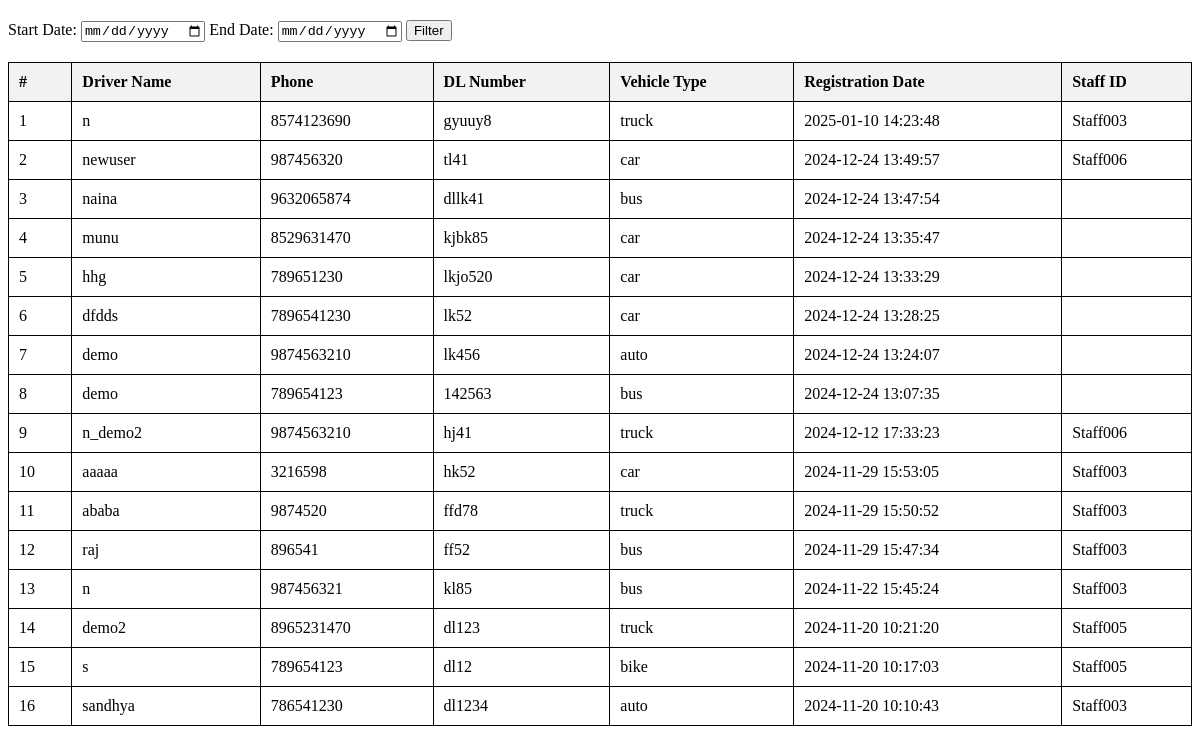
Screenshot of /admin/ind.php (signed in) with the database file from the repository.
### tables this page shows
CREATE TABLE `driver_info` (
  `id` int(11) NOT NULL,
  `driver_mode` varchar(50) NOT NULL,
  `driver_name` varchar(255) NOT NULL,
  `driver_photo` varchar(255) NOT NULL,
  `phone` varchar(15) NOT NULL,
  `dl_number` varchar(50) NOT NULL,
  `area_postal_code` varchar(10) NOT NULL,
  `address` text NOT NULL,
  `license_expiry` date NOT NULL,
  `vehicle_type` varchar(50) NOT NULL,
  `signature_file` varchar(255) DEFAULT NULL,
  `signature_data` text DEFAULT NULL,
  `registration_date` datetime DEFAULT current_timestamp(),
  `staff_id` varchar(50) NOT NULL
);

### admin/ind.php (the view, shortened to what this page needs)
<?php
include 'conn.php';
?>
<!DOCTYPE html>
<html lang="en">
<head>
</head>
<body>
    <div class="filter-container">
        <form method="GET" action="">
            <label for="start_date">Start Date:</label>
            <input type="date" name="start_date" id="start_date" required>
            <label for="end_date">End Date:</label>
            <input type="date" name="end_date" id="end_date" required>
            <button type="submit">Filter</button>
        </form>
    </div>
    <table>
        <thead>
            <tr>
                <th>#</th>
                <th>Driver Name</th>
                <th>Phone</th>
                <th>DL Number</th>
                <th>Vehicle Type</th>
                <th>Registration Date</th>
                <th>Staff ID</th>
            </tr>
        </thead>
        <tbody>
            <?php
            $start_date = isset($_GET['start_date']) ? $_GET['start_date'] : '2000-01-01';
            $end_date = isset($_GET['end_date']) ? $_GET['end_date'] : date('Y-m-d');
            $sql = "SELECT id, driver_name, phone, dl_number, vehicle_type, registration_date, staff_id
                    FROM driver_info
                    WHERE registration_date BETWEEN '$start_date' AND '$end_date'
                    ORDER BY registration_date DESC";
            $result = $conn->query($sql);
            if ($result && $result->num_rows > 0) {
                $serial_number = 1;
                while ($row = $result->fetch_assoc()) {
                    echo "<tr>";
                    echo "<td>" . $serial_number++ . "</td>";
                    echo "<td>" . htmlspecialchars($row['driver_name']) . "</td>";
                    echo "<td>" . htmlspecialchars($row['phone']) . "</td>";
                    echo "<td>" . htmlspecialchars($row['dl_number']) . "</td>";
                    echo "<td>" . htmlspecialchars($row['vehicle_type']) . "</td>";
                    echo "<td>" . htmlspecialchars($row['registration_date']) . "</td>";
                    echo "<td>" . htmlspecialchars($row['staff_id']) . "</td>";
                    echo "</tr>";
                }
            } else {
                echo "<tr><td colspan='7'>No records found for the selected date range.</td></tr>";
            }
            ?>
        </tbody>
    </table>
</body>
</html>

### admin/ind.php (style rules this page uses)
table { width: 100%; border-collapse: collapse; }
table, th, td { border: 1px solid black; }
th, td { padding: 10px; text-align: left; }
th { background-color: #f2f2f2; }
.filter-container { margin: 20px 0; }

### rows the page displays
driver_info: driver_name "n", phone "8574123690", dl_number "gyuuy8", vehicle_type "truck", registration_date "2025-01-10 14:23:48", staff "Staff003"
driver_info: driver_name "newuser", phone "987456320", dl_number "tl41", vehicle_type "car", registration_date "2024-12-24 13:49:57", staff "Staff006"
driver_info: driver_name "naina", phone "9632065874", dl_number "dllk41", vehicle_type "bus", registration_date "2024-12-24 13:47:54"
driver_info: driver_name "munu", phone "8529631470", dl_number "kjbk85", vehicle_type "car", registration_date "2024-12-24 13:35:47"
driver_info: driver_name "hhg", phone "789651230", dl_number "lkjo520", vehicle_type "car", registration_date "2024-12-24 13:33:29"
driver_info: driver_name "dfdds", phone "7896541230", dl_number "lk52", vehicle_type "car", registration_date "2024-12-24 13:28:25"
driver_info: driver_name "demo", phone "9874563210", dl_number "lk456", vehicle_type "auto", registration_date "2024-12-24 13:24:07"
driver_info: driver_name "demo", phone "789654123", dl_number "142563", vehicle_type "bus", registration_date "2024-12-24 13:07:35"
driver_info: driver_name "n_demo2", phone "9874563210", dl_number "hj41", vehicle_type "truck", registration_date "2024-12-12 17:33:23", staff "Staff006"
driver_info: driver_name "aaaaa", phone "3216598", dl_number "hk52", vehicle_type "car", registration_date "2024-11-29 15:53:05", staff "Staff003"
driver_info: driver_name "ababa", phone "9874520", dl_number "ffd78", vehicle_type "truck", registration_date "2024-11-29 15:50:52", staff "Staff003"
driver_info: driver_name "raj", phone "896541", dl_number "ff52", vehicle_type "bus", registration_date "2024-11-29 15:47:34", staff "Staff003"
driver_info: driver_name "n", phone "987456321", dl_number "kl85", vehicle_type "bus", registration_date "2024-11-22 15:45:24", staff "Staff003"
driver_info: driver_name "demo2", phone "8965231470", dl_number "dl123", vehicle_type "truck", registration_date "2024-11-20 10:21:20", staff "Staff005"
driver_info: driver_name "s", phone "789654123", dl_number "dl12", vehicle_type "bike", registration_date "2024-11-20 10:17:03", staff "Staff005"
driver_info: driver_name "sandhya", phone "786541230", dl_number "dl1234", vehicle_type "auto", registration_date "2024-11-20 10:10:43", staff "Staff003"
